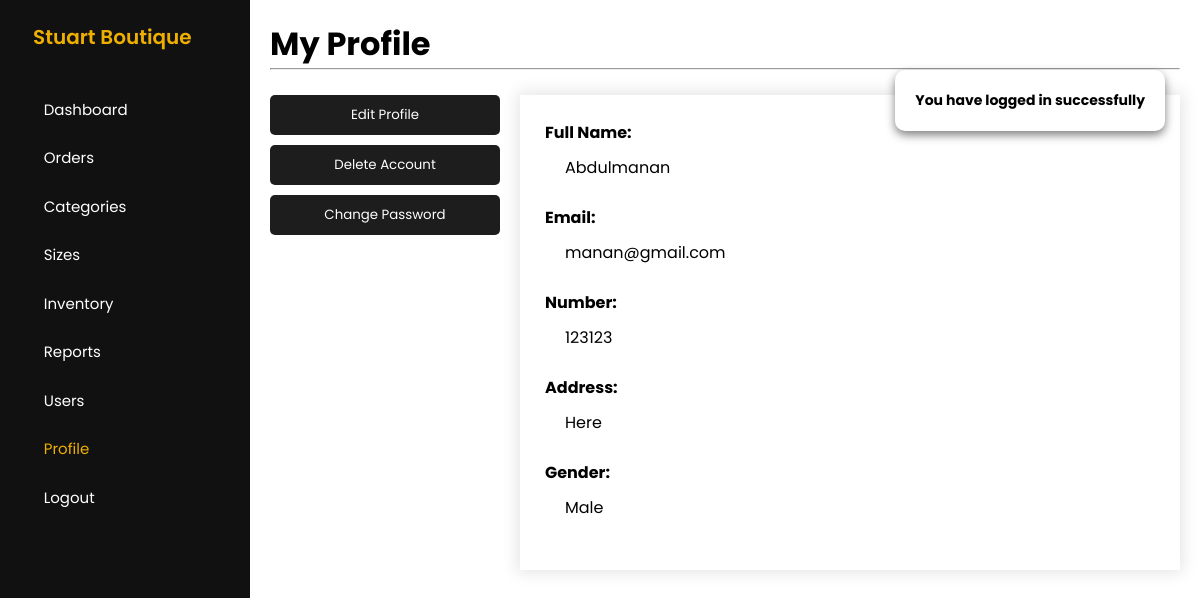
/admin/view-profile.php (signed in), run on the app's committed database.
### tables this page shows
CREATE TABLE `users` (
  `userID` int(11) NOT NULL,
  `userFullname` varchar(255) DEFAULT NULL,
  `userNumber` varchar(20) DEFAULT NULL,
  `userAddress` varchar(255) DEFAULT NULL,
  `userGender` varchar(255) DEFAULT NULL,
  `userEmail` varchar(255) NOT NULL,
  `userPassword` varchar(255) NOT NULL,
  `userCode` int(255) DEFAULT NULL,
  `userType` tinyint(1) DEFAULT 0 COMMENT '0=customer, 1=admin'
);

### config/DatabaseConnection.php (called while the page is built, shortened)
<?php
    class DatabaseConnection
    {
        public function __construct()
        {
            $this->conn = new mysqli(HOSTNAME,USERNAME,PASSWORD,DATABASE);
        }
    }
?>

### admin/controllers/ProfileController.php (called while the page is built, shortened)
<?php
    class ProfileController
    {
        private $conn;
        public function __construct()
        {
            $db = new DatabaseConnection;
            $this->conn = $db->conn;
        }
        public function adminDetails()
        {
            if(isset($_SESSION['user']) && isset($_SESSION['user']['id'])){
                $adminID = $_SESSION['user']['id'];
                $getUserQuery = "
                        SELECT *
                        FROM users
                        WHERE userID='$adminID'
                        LIMIT 1
                    ";
                $result = $this->conn->query($getUserQuery);
                if($result->num_rows > 0){
                    $data = $result->fetch_assoc();
                    return $data;
                }else{
                    return false;
                }
            }
        }
    }
?>

### admin/view-profile.php (the view, shortened to what this page needs)
<?php
    include_once 'controllers/ProfileController.php';
    $profile = new ProfileController;
    include 'includes/header.php';
    include 'includes/sidebar.php';
?>
<link rel="stylesheet" href="css/profile1.css?v=1.3">
<main>
    <h1>My Profile</h1>
    <hr>
    <?php $adminRow = $profile->adminDetails(); ?>
    <div class="profile-container">
        <?php if(!empty($_GET['action']) && $_GET['action'] == 'edit-profile') : ?>
            <div class="profile-actions">
                <button type="submit" onclick="deleteAccount()">Delete Account</button>
                <button type="submit" onclick="changePassword()">Change Password</button>
            </div>
            <div class="profile-details">
                <form action="" method="post">
                    <p ><strong>Full Name:</strong>
                        <input type="text" id="fullname" name="inputFullname" value="<?= $adminRow['userFullname'] ?>" autofocus style="font-size: 1rem;">
                    </p>
                    <p><strong>Email:</strong>
                        <input type="email" id="email" name="inputEmail" value="<?= $adminRow['userEmail'] ?>" style="font-size: 1rem;">
                    </p>
                    <p><strong>Number:</strong>
                        <input type="tel" id="number" name="inputNumber" value="<?= $adminRow['userNumber'] ?>" style="font-size: 1rem;">
                    </p>
                    <p><strong>Address:</strong>
                        <input type="text" id="address" name="inputAddress" value="<?= $adminRow['userAddress'] ?>" style="font-size: 1rem;">
                    </p>
                    <p><strong>Gender:</strong>
                        <select name="inputGender" id="gender" style="font-size: 1rem;">
                            <?php if($adminRow['userGender'] != 'Male' && $adminRow['userGender'] != 'Female' && $adminRow['userGender'] == 'Select Gender' || empty($adminRow['userGender'])) : ?>
                                <option value="Male">Male</option>
                                <option value="Female">Female</option>
                            <?php elseif($adminRow['userGender'] == 'Male') : ?>
                                <option value="<?= $adminRow['userGender'] ?>" selected><?= $adminRow['userGender'] ?></option>
                                <option value="Female">Female</option>
                            <?php elseif($adminRow['userGender'] == 'Female') : ?>
                                <option value="<?= $adminRow['userGender'] ?>" selected><?= $adminRow['userGender'] ?></option>
                                <option value="Male">Male</option>
                            <?php endif; ?>
                        </select>
                    </p>
                    <div class="btn-container">
                        <button type="submit" value="<?= $adminRow['userID'] ?>" name="edit-button">Save</button>
                        <button type="button" onclick="cancel()">Cancel</button>
                    </div>
                </form>
            </div>
        <?php else : ?>
        <div class="profile-actions">
            <button type="submit" onclick="editProfile()">Edit Profile</button>
            <button type="submit" onclick="deleteAccount()">Delete Account</button>
            <button type="submit" onclick="changePassword()">Change Password</button>
        </div>
        <div class="profile-details">
            <p><strong>Full Name:</strong> <br>
                <button class="display" id="fullname" style="font-size: 1rem;"><?= $adminRow['userFullname'] ?></button>
            </p>
            <p><strong>Email:</strong> <br>
                <button class="display" id="email" style="font-size: 1rem;"><?= $adminRow['userEmail'] ?></button>
            </p>
            <p><strong>Number:</strong> <br>
                <button class="display" id="number" style="font-size: 1rem;"><?= $adminRow['userNumber'] ?></button>
            </p>
            <p><strong>Address:</strong><br>
                <button class="display" id="address" style="font-size: 1rem;"><?= $adminRow['userAddress'] ?></button>
            </p>
            <p><strong>Gender:</strong> <br>
                <button class="display" id="gender" style="font-size: 1rem;"><?= $adminRow['userGender'] ?></button>
            </p>
        </div>
        <?php endif; ?>
    </div>
</main>
<?php include 'includes/footer.php'; ?>

### admin/css/profile1.css (style rules this page uses)
.profile-container { display: flex; margin: 25px auto; max-width: 1050px; }
.profile-details { background-color: #ffff; box-shadow: 0 0 15px 3px rgba(0, 0, 0, 0.1); padding: 25px 25px; width: 100%; min-width: 55vw; }
.profile-details p { margin-bottom: 15px; }
.profile-actions { margin-right: 20px; display: flex; flex-direction: column; width: 100%; gap: 10px; }
.profile-actions button { padding: 10px 20px; background-color: #111111f2; color: #fff; border: none; border-radius: 5px; cursor: pointer; }
.profile-details .display { border: none; width: 100%; text-align: left; padding: 10px 20px; border-radius: 5px; background-color: #fff; }

### data on the page
users: userFullname "Abdulmanan", userEmail "manan@gmail.com", userNumber "123123", userAddress "Here", userGender "Male"
